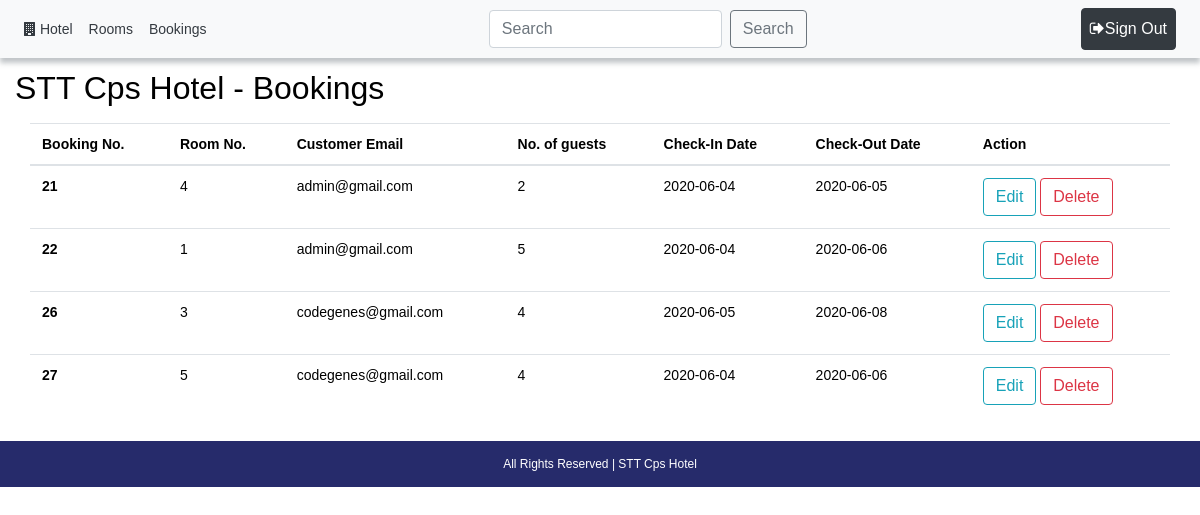
Page /components/booking/view.php (signed in) on the committed database.
### tables this page shows
CREATE TABLE IF NOT EXISTS `bookings` (
  `id` int(11) NOT NULL AUTO_INCREMENT,
  `customer_email` varchar(64) NOT NULL,
  `room_no` int(255) NOT NULL,
  `check_in` date NOT NULL,
  `check_out` date DEFAULT NULL,
  `adults_num` int(11) NOT NULL,
  `children_num` int(11) NOT NULL,
  `clear_bill` tinyint(1) NOT NULL DEFAULT '0',
  PRIMARY KEY (`id`)
);

### components/booking/view.php (the view, shortened to what this page needs)
<?php
$path = $_SERVER['DOCUMENT_ROOT'];
$path .= "/hotel/";
require_once($path . 'connect.php');
if ($_SESSION['role'] == 'admin') {
	$ReadSql = "SELECT * FROM `bookings` ORDER BY id";
}else {
	$email =$_SESSION['email'];
	$ReadSql = "SELECT * FROM `bookings` WHERE customer_email='$email' ORDER BY id";
}
$res = mysqli_query($connection, $ReadSql);
?>
<?php require($path . 'templates/header.php') ?>
	<div class="container-fluid my-4">
		<div class="row my-2">
			<h2>STT Cps Hotel - Bookings</h2>
		</div>
		<table class="table ">
		<thead>
			<tr>
				<th>Booking No.</th>
				<th>Room No.</th>
				<th>Customer Email</th>
				<th>No. of guests</th>
				<th>Check-In Date</th>
				<th>Check-Out Date</th>
				<th>Action</th>
			</tr>
		</thead>
		<tbody>
		<?php
		while($r = mysqli_fetch_assoc($res)){
		?>
			<tr>
				<th scope="row"><?php echo $r["id"]; ?></th>
				<td><?php echo $r["room_no"]; ?></td>
				<td><?php echo $r["customer_email"]; ?></td>
				<td><?php echo ($r["adults_num"] + $r["children_num"]); ?></td>
				<td><?php echo $r["check_in"]; ?></td>
				<td><?php echo $r["check_out"]; ?></td>
				<td>
					<a href="update.php?id=<?php echo $r["id"]; ?>"><button type="button" class="btn btn-outline-info">Edit</button></a>
					<button type="button" class="btn btn-outline-danger btn-xs" data-toggle="modal" data-target="#myModal">Delete</button>
				</td>
			</tr>
		<?php } ?>
		</tbody>
		</table>
	</div>
<?php require($path . 'templates/footer.php') ?>

### templates/header.php (shortened to what this page needs)
<?php
$server = 'http://' . $_SERVER['SERVER_NAME'] . '/hotel/';
$user_logged = false;
?>
<!DOCTYPE html>
<html>
<head>
    <link rel="stylesheet" href="https://maxcdn.bootstrapcdn.com/bootstrap/4.0.0/css/bootstrap.min.css">
    <link href="//maxcdn.bootstrapcdn.com/font-awesome/4.7.0/css/font-awesome.min.css" rel="stylesheet">
    <link rel="stylesheet" href="<?php echo $server; ?>css/style.css" >
</head>
<body>
<header class="d-flex w-100">
	<nav class="navbar navbar-expand-lg w-100 bg-light">
		<div class="navbar-collapse collapse justify-content-between">
			<ul class="navbar-nav" id="navbar">
				<li class="nav-item active">
					<a class="nav-link text-dark" href="<?php echo $server; ?>index.php"><i class="fa fa-building text-dark"></i> Hotel</a>
				</li>
				<?php if (isset($_SESSION['loggedin']) && $_SESSION['loggedin'] == true) {
					$user_logged = true;
					if ($_SESSION['role'] == 'admin') { ?>
						<li class="nav-item">
							<a class="nav-link text-dark" href="<?php echo $server; ?>components/room/view.php">Rooms</a>
						</li>
						<li class="nav-item">
							<a class="nav-link text-dark" href="<?php echo $server; ?>components/booking/view.php">Bookings</a>
						</li>
					<?php } else { ?>
						<li class="nav-item">
							<a class="nav-link text-dark" href="<?php echo $server; ?>components/booking/view.php">Bookings</a>
						</li>
				<?php }
				} ?>
			</ul>
			<ul class="navbar-nav">
				<div class="d-flex my-2 my-lg-0">
				    <input id="searchInput" class="form-control mr-sm-2" type="search" placeholder="Search" aria-label="Search">
				    <button id="searchBtn"class="btn btn-outline-secondary" type="button">Search</button>
				</div>
			</ul>
			<ul class="navbar-nav">
				<?php
				if ($user_logged) { ?>
					<li class="nav-item mr-sm-2">
						<a class="nav-link btn btn-dark text-white" href="<?php echo $server; ?>logout.php"><span><i class="fa fa-sign-out text-white"></i></span>Sign Out</a>
					</li>
				<?php } else { ?>
				    <li class="nav-item mr-sm-2">
						<a class="nav-link btn btn-primary text-white" href="<?php echo $server; ?>login.php"><span><i class="fa fa-sign-in text-white"></i></span> Sign In</a>
					</li>
				<?php } ?>
			</ul>
		</div>
	</nav>
</header>
<div class="container-fluid page-container">

### templates/footer.php (shortened to what this page needs)
</div>
<footer class="footer-container row justify-content-center mt-4 py-3">
	<div class="text-white">All Rights Reserved | STT Cps Hotel</div>
</footer>
</body>
</html>

### css/style.css (style rules this page uses)
* { color: black; }
html, body { height: 100%; }
#navbar li a { color: rgb(238, 238, 238); }
.page-container { padding-top: 45px; }
.footer-container { position: relative; left: 0; bottom: 0; font-size: 12px; width: 100%; margin: auto; background-color: #262b6b; }
header { box-shadow: 0px 5px 5px #6c757d6b; position: fixed; z-index: 99; top: 0; }

### templates/header.php (style rules this page uses)
body { font: 14px sans-serif; }

### rows in the picture
bookings: id "21", room_no "4", customer_email "admin@gmail.com", $r["adults_num"] + $r["children_num"] "2", check_in "2020-06-04", check_out "2020-06-05"
bookings: id "22", room_no "1", customer_email "admin@gmail.com", $r["adults_num"] + $r["children_num"] "5", check_in "2020-06-04", check_out "2020-06-06"
bookings: id "26", room_no "3", customer_email "codegenes@gmail.com", $r["adults_num"] + $r["children_num"] "4", check_in "2020-06-05", check_out "2020-06-08"
bookings: id "27", room_no "5", customer_email "codegenes@gmail.com", $r["adults_num"] + $r["children_num"] "4", check_in "2020-06-04", check_out "2020-06-06"
